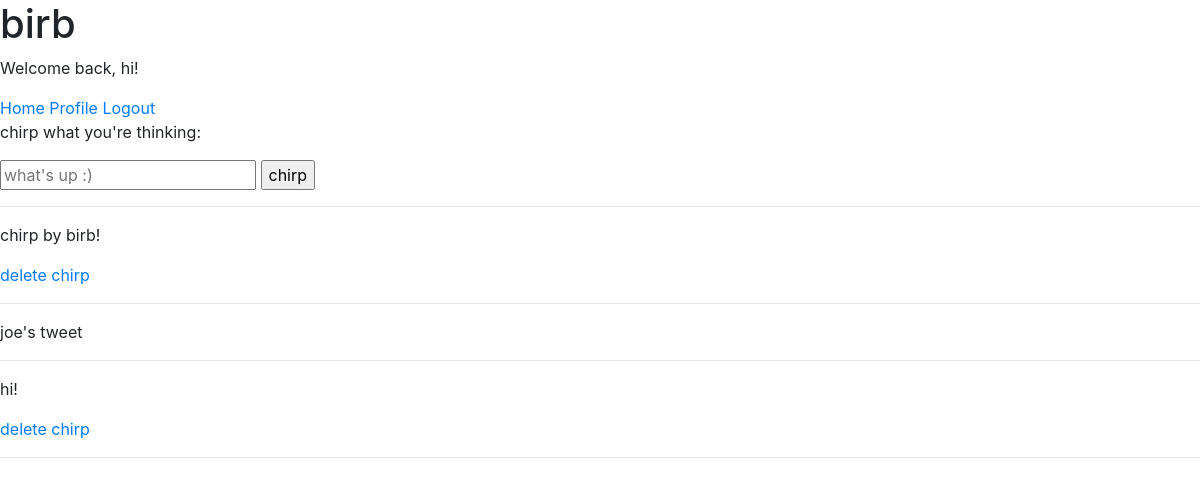
The app's page / (signed in), older data.
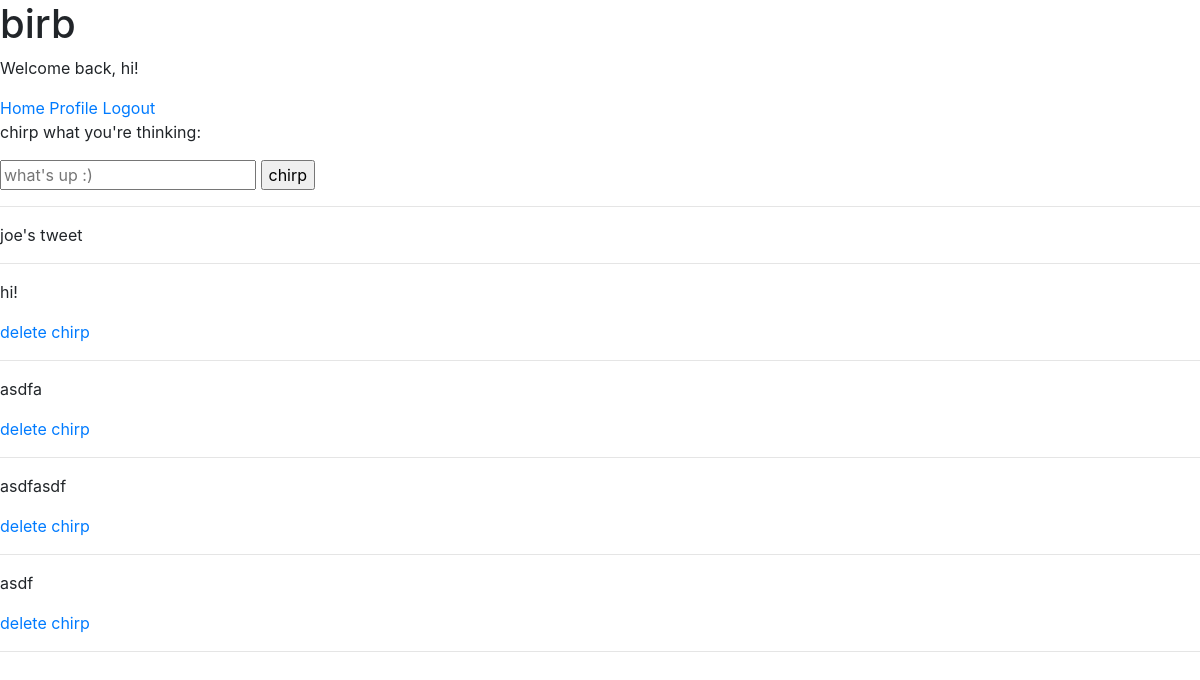
The same page, newer data.
### main/models.py (models this page shows, shortened)
class Chirp(models.Model):
    body = models.TextField(max_length=300)
    author = models.ForeignKey(User, on_delete=models.DO_NOTHING, null=True)
    created_at = models.DateTimeField(auto_now=True)
    hashtags = models.ManyToManyField(Hashtag)

### main/views.py (the view, shortened to what this page needs)
# urls.py: path('', main_view, name='main_view'),
def main_view(request):
    chirps = Chirp.objects.all()
    return render(request, 'main.html', {'chirps': chirps})

### main/templates/main.html (shortened to what this page needs)
{% extends 'base.html' %}
{% block content %}
    {% if user.is_authenticated %}
        <form method="POST" action="/">
            <p>chirp what you're thinking:</p>
            <input name="body" placeholder="what's up :)"/>
            <input type="submit" value="chirp"/>
        </form>
        <hr/>
        {% for chirp in chirps %}
            <p>{{ chirp.body }}</p>
            {% if chirp.author == user %}
                <a href="delete?id={{chirp.id}}">delete chirp</a>
            {% endif %}
            <hr/>
        {% endfor %}
    {% else %}
        <p>welcome to birb! birb is a knockoff version of twitter.</p>
        <a href="/accounts/">register a new account today or login</a>
        {% endif %}
{% endblock %}

Row changes from the older to the newer data that the page shows:
removed Chirp: body "chirp by birb!"
added Chirp: body "asdfa"
added Chirp: body "asdfasdf"
added Chirp: body "asdf"
